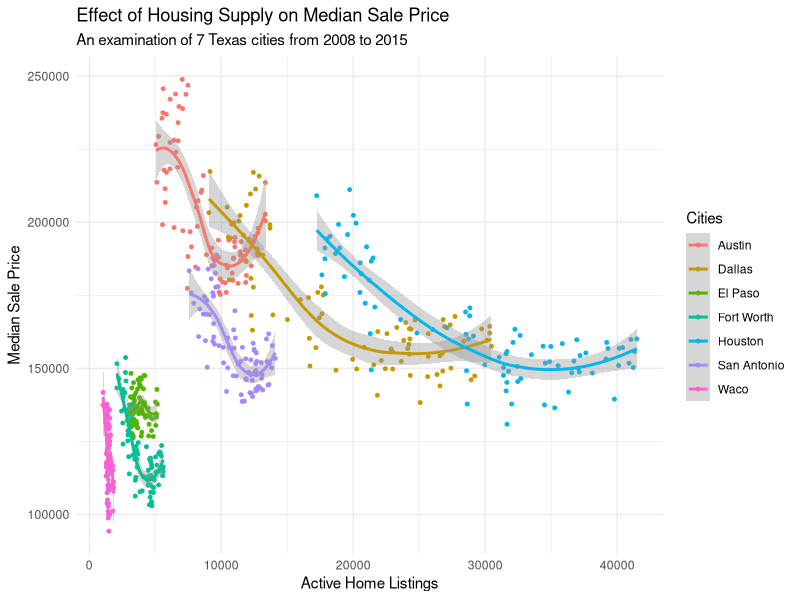

Reproduce this figure in R.
## ---- chunk 1
knitr::opts_chunk$set(echo = TRUE)
## ---- chunk 2
library(dplyr)
library(ggplot2)

txhousing %>%
 filter(city %in% c("Austin", "Dallas", "El Paso", "Fort Worth", "Houston", 
"San Antonio", "Waco")) %>%
 filter(year >= 2008L & year <= 2015L) %>%
 filter(date >= 
    2008L & date <= 2015L) %>%
 ggplot() +
 aes(x = listings, y = median, colour = city) +
 geom_point(size = 1) +
 geom_smooth(span = 0.75) +
 scale_color_hue() +
 labs(x = "Active Home Listings", y = "Median Sale Price", title = "Effect of Housing Supply on Median Sale Price", subtitle = "An examination of 7 Texas cities from 2008 to 2015", color = "Cities") +
 theme_minimal()
